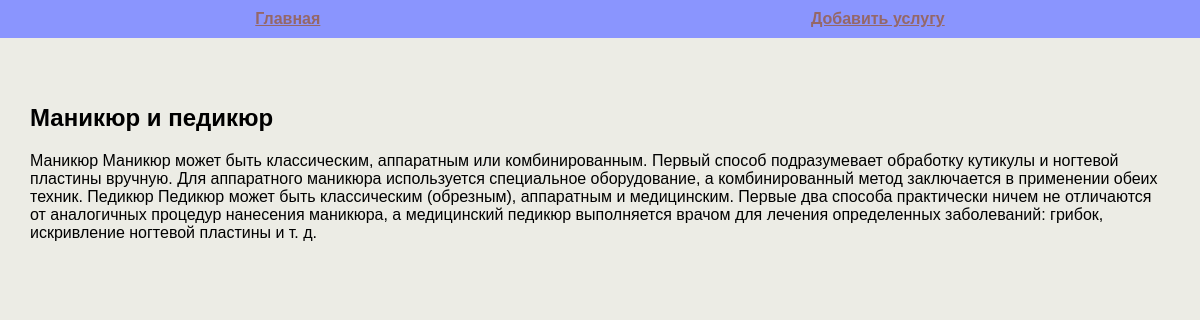
Screenshot of /post/3 with the database file from the repository.
### tables this page shows
CREATE TABLE mainmenu(
id INTEGER PRIMARY KEY AUTOINCREMENT,
title TEXT NOT NULL,
url TEXT NOT NULL
);

CREATE TABLE posts (
id INTEGER PRIMARY KEY AUTOINCREMENT,
title TEXT NOT NULL,
text TEXT NOT NULL,
time INTEGER NOT NULL
);

### MyProject.py (the view)
@app.route("/post/<int:id_post>")
def show_post(id_post):
    db = get_db()
    dbase = FDataBase(db)
    title, post = dbase.get_post(id_post)
    if not title:
        abort(404)
    return render_template('post.html', menu=dbase.get_menu(), title=title, post=post)

### MyProject.py (called while the page is built)
def connect_db():
    con = sqlite3.connect(app.config['DATABASE'])
    con.row_factory = sqlite3.Row
    return con

def get_db():
    if not hasattr(g, 'link_db'):
        g.link_db = connect_db()
    return g.link_db

### fdatabase.py (called while the page is built)
    def get_menu(self):
        sql = "SELECT * FROM mainmenu"
        try:
            self.__cur.execute(sql)
            res = self.__cur.fetchall()
            if res:
                return res
        except IOError:
            print("Ошибка чтения из БД")
        return []

    def get_post(self, post_id):
        try:
            self.__cur.execute(f"SELECT title, text FROM posts WHERE id = {post_id}")
            res = self.__cur.fetchone()
            if res:
                return res
        except sqlite3.Error as e:
            print("Ошибка получения статьи из БД " + str(e))
        return False, False

### templates/post.html
{% extends 'base.html' %}
{% block content %}
<h2>{{ title }}</h2>
<div>{{ post }}</div>
{% endblock %}

### templates/base.html (shortened to what this page needs)
<!DOCTYPE html>
<html lang="en">
<head>
    <link rel="stylesheet" href="{{ url_for('static', filename='css/style.css') }}">
</head>
<body>
<ul class="menu">
    {% for m in menu %}
        <li><a href="{{ m.url }}">{{ m.title }}</a></li>
    {% endfor %}
</ul>
<div class="content">
    {% block content %}
    {% endblock %}
</div>
</body>
</html>

### static/css/style.css (style rules this page uses)
body { background: rgb(236, 236, 229); margin: 0; padding: 0; }
.menu { display: flex; justify-content: space-around; list-style: none; background: rgb(138, 149, 254); padding: 10px; margin-top: 0; font-family: 'Franklin Gothic Medium', 'Arial Narrow', Arial, sans-serif; text-decoration: dotted; }
.menu a { font-weight: bold; color: rgb(149, 103, 103); }
.content { max-width: 1200px; margin: 0 auto; padding: 30px; box-sizing: border-box; font-family: 'Franklin Gothic Medium', 'Arial Narrow', Arial, sans-serif; }
ul { list-style: none; padding: 0; }

### rows the page displays
mainmenu: title "Главная"
mainmenu: title "Добавить услугу"
posts: title "Маникюр и педикюр", text "Маникюр Маникюр может быть классическим, аппаратным или комбинированным. Первый способ подразумевает обработку кутикулы и ногтевой пластины вручную. Для аппаратного маникюра используется специальное оборудование, а комбинированный метод заключается в применении обеих техник. Педикюр Педикюр может быть классическим (обрезным), аппаратным и медицинским. Первые два способа практически ничем не отличаются от аналогичных процедур нанесения маникюра, а медицинский педикюр выполняется врачом для лечения определенных заболеваний: грибок, искривление ногтевой пластины и т. д."
